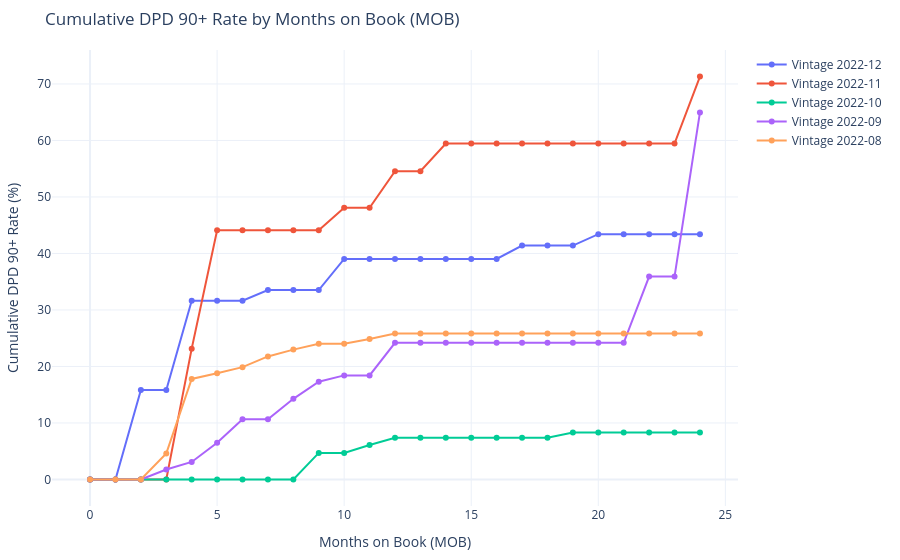

Notebook code for this chart:
### Markdown cell above
### B. Vintage DPD Trend (90+)
This chart tracks the default seasoning of different loan cohorts (vintages) based on their Months on Book (MOB).

### Code cell
credit_runner = CreditMetrics(calculator)
df_vint_del = credit_runner.run_metric("vintage_delinquency")
fig_json_dpd = credit_runner.get_graph("vintage_delinquency", df_vint_del)

go.Figure(fig_json_dpd).show()

### Figure 1 — Plotly figure (JSON) as saved in the notebook; plotly's stock layout.template omitted (floating-point values rounded to 4 significant figures)
{"data": [{"mode": "lines+markers", "name": "Vintage 2022-12", "type": "scatter", "x": [0, 1, 2, 3, 4, 5, 6, 7, 8, 9, 10, 11, 12, 13, 14, 15, 16, 17, 18, 19, 20, 21, 22, 23, 24], "y": [0, 0, 15.85, 15.85, 31.65, 31.65, 31.65, 33.52, 33.52, 33.52, 39.02, 39.02, 39.02, 39.02, 39.02, 39.02, 39.02, 41.39, 41.39, 41.39, 43.42, 43.42, 43.42, 43.42, 43.42]}, {"mode": "lines+markers", "name": "Vintage 2022-11", "type": "scatter", "x": [0, 1, 2, 3, 4, 5, 6, 7, 8, 9, 10, 11, 12, 13, 14, 15, 16, 17, 18, 19, 20, 21, 22, 23, 24], "y": [0, 0, 0, 0, 23.15, 44.09, 44.09, 44.09, 44.09, 44.09, 48.09, 48.09, 54.55, 54.55, 59.45, 59.45, 59.45, 59.45, 59.45, 59.45, 59.45, 59.45, 59.45, 59.45, 71.31]}, {"mode": "lines+markers", "name": "Vintage 2022-10", "type": "scatter", "x": [0, 1, 2, 3, 4, 5, 6, 7, 8, 9, 10, 11, 12, 13, 14, 15, 16, 17, 18, 19, 20, 21, 22, 23, 24], "y": [0, 0, 0, 0, 0, 0, 0, 0, 0, 4.7, 4.7, 6.1, 7.39, 7.39, 7.39, 7.39, 7.39, 7.39, 7.39, 8.32, 8.32, 8.32, 8.32, 8.32, 8.32]}, {"mode": "lines+markers", "name": "Vintage 2022-09", "type": "scatter", "x": [0, 1, 2, 3, 4, 5, 6, 7, 8, 9, 10, 11, 12, 13, 14, 15, 16, 17, 18, 19, 20, 21, 22, 23, 24], "y": [0, 0, 0, 1.77, 3.1, 6.49, 10.65, 10.65, 14.27, 17.3, 18.42, 18.42, 24.18, 24.18, 24.18, 24.18, 24.18, 24.18, 24.18, 24.18, 24.18, 24.18, 35.91, 35.91, 64.96]}, {"mode": "lines+markers", "name": "Vintage 2022-08", "type": "scatter", "x": [0, 1, 2, 3, 4, 5, 6, 7, 8, 9, 10, 11, 12, 13, 14, 15, 16, 17, 18, 19, 20, 21, 22, 23, 24], "y": [0, 0, 0, 4.61, 17.79, 18.78, 19.88, 21.77, 22.98, 24.01, 24.01, 24.86, 25.85, 25.85, 25.85, 25.85, 25.85, 25.85, 25.85, 25.85, 25.85, 25.85, 25.85, 25.85, 25.85]}], "layout": {"autosize": true, "hovermode": "x unified", "margin": {"b": 20, "l": 20, "r": 20, "t": 50}, "title": {"text": "Cumulative DPD 90+ Rate by Months on Book (MOB)"}, "xaxis": {"title": {"text": "Months on Book (MOB)"}}, "yaxis": {"title": {"text": "Cumulative DPD 90+ Rate (%)"}}}}
